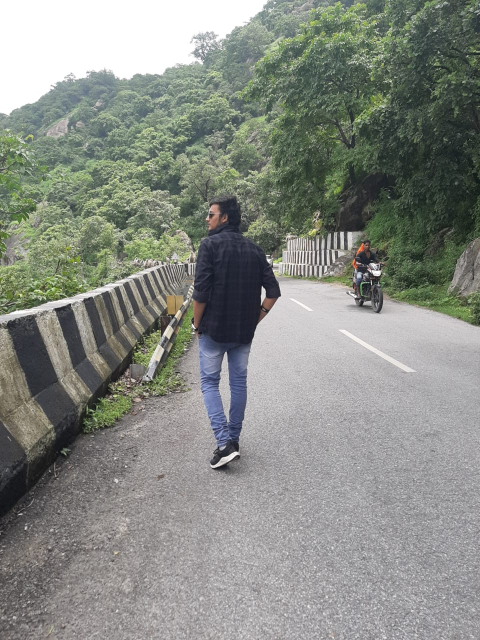
#> input picture task_4/pic1.jpeg, 960 x 1280 px (shown at 1/2 size)
$ jupyter execute task4.2.ipynb
#> lines starting #> are read from the running program, lines starting #| are printed output that depends on the picture
[cell 1]
'''
📌 Take 2 image crop some part of both image and swap it. '''

[cell 2]
import cv2

[cell 3]
pic1 = cv2.imread('pic1.jpeg')
#> pic1 is the input picture: shape (1280, 960, 3); mean B, G, R 132.3, 139, 135.4

[cell 4]
cv2.imshow('vish',pic1)
cv2.waitKey()
cv2.destroyAllWindows()

[cell 5]
pic1.shape
#> Out = (1280, 960, 3)

[cell 6]
pic2 = cv2.imread('pic1.jpeg')

[cell 7]
cv2.imshow('vish',pic2)
cv2.waitKey()
cv2.destroyAllWindows()

[cell 8]
pic3 = pic2[400:800,0:960]
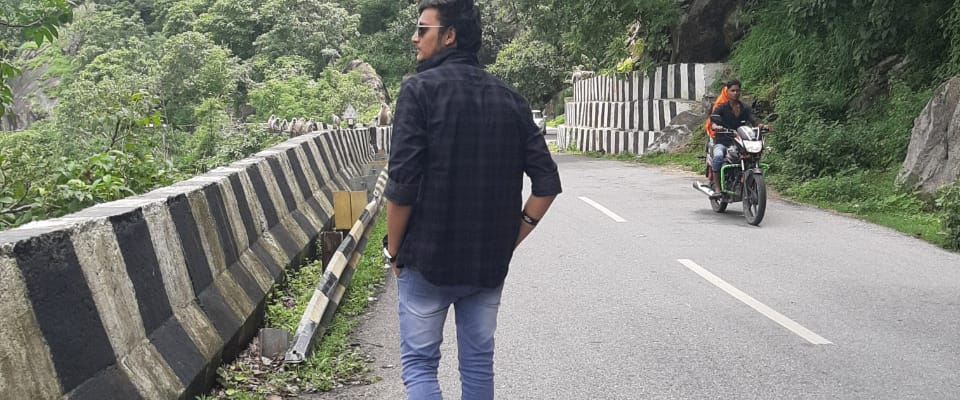
#> pic3: shape (400, 960, 3); mean B, G, R 118.4, 127.8, 124.6

[cell 9]
cv2.imshow('vish',pic3)
cv2.waitKey()
cv2.destroyAllWindows()

[cell 10]
pic2[0:400,0:960] = pic3
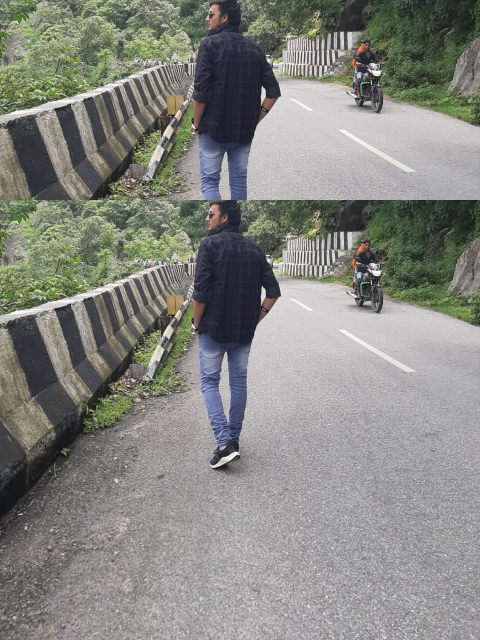
#> pic2: shape (1280, 960, 3) (shown at 1/2 size); mean B, G, R 129.1, 134.7, 133.5
cv2.imshow('vish',pic2)
cv2.waitKey()
cv2.destroyAllWindows()
